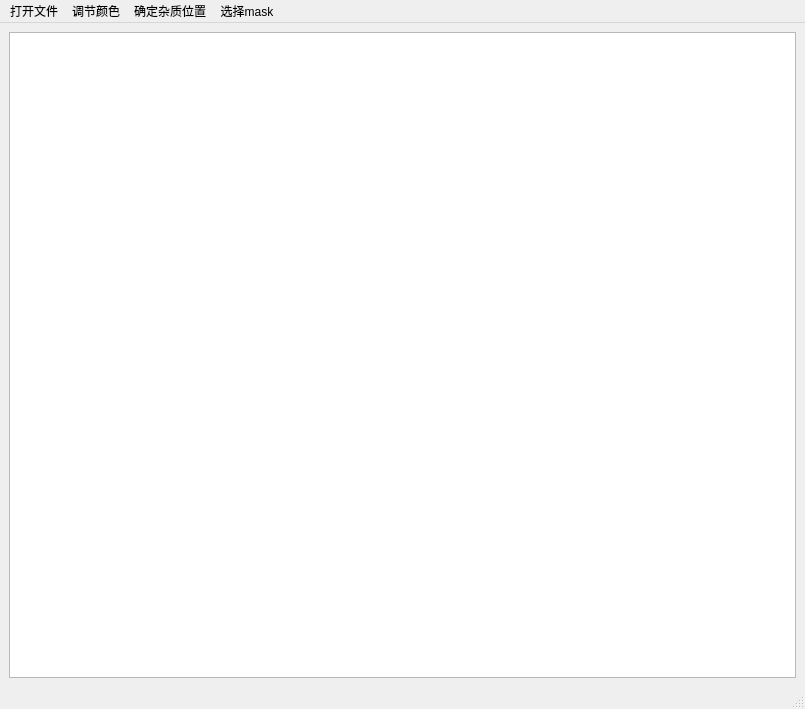
<?xml version="1.0" encoding="UTF-8"?>
<ui version="4.0">
 <class>MainWindow</class>
 <widget class="QMainWindow" name="MainWindow">
  <property name="geometry">
   <rect>
    <x>0</x>
    <y>0</y>
    <width>805</width>
    <height>709</height>
   </rect>
  </property>
  <property name="windowTitle">
   <string>MainWindow</string>
  </property>
  <widget class="QWidget" name="centralwidget">
   <layout class="QVBoxLayout" name="verticalLayout">
    <item>
     <widget class="QGraphicsView" name="graphicsView"/>
    </item>
   </layout>
  </widget>
  <widget class="QMenuBar" name="menubar">
   <property name="geometry">
    <rect>
     <x>0</x>
     <y>0</y>
     <width>805</width>
     <height>20</height>
    </rect>
   </property>
   <widget class="QMenu" name="menu">
    <property name="title">
     <string>打开文件</string>
    </property>
    <addaction name="actionopen3ds"/>
    <addaction name="actionopenbin"/>
   </widget>
   <widget class="QMenu" name="menu_2">
    <property name="title">
     <string>调节颜色</string>
    </property>
    <addaction name="actionchoose_color"/>
   </widget>
   <widget class="QMenu" name="menu_3">
    <property name="title">
     <string>确定杂质位置</string>
    </property>
   </widget>
   <widget class="QMenu" name="menu_mask">
    <property name="title">
     <string>选择mask</string>
    </property>
   </widget>
   <addaction name="menu"/>
   <addaction name="menu_2"/>
   <addaction name="menu_3"/>
   <addaction name="menu_mask"/>
  </widget>
  <widget class="QStatusBar" name="statusbar"/>
  <action name="actionchoose_color">
   <property name="text">
    <string>choose color</string>
   </property>
  </action>
  <action name="actionopen3ds">
   <property name="text">
    <string>open3ds</string>
   </property>
  </action>
  <action name="actionopenbin">
   <property name="text">
    <string>openbin</string>
   </property>
  </action>
 </widget>
 <resources/>
 <connections/>
</ui>
